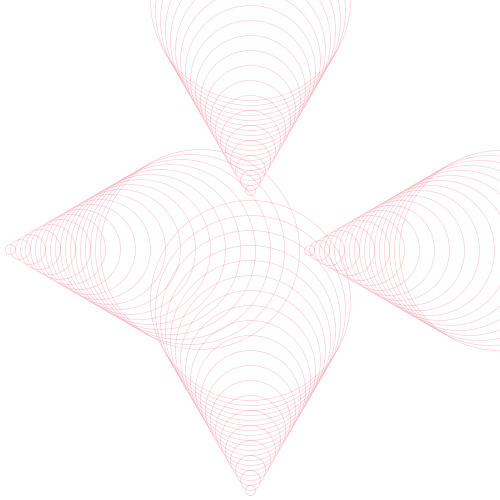
Frame 1 (no input)
Frame 60 (the mouse pressed at the canvas centre just before this capture): identical to frame 1, image omitted
Frame 120 (the mouse held since frame 60 and released just before this capture): identical to frame 1, image omitted

The Processing sketch that drew this single still picture (run headless with seeded random() and noise(); from frame 60 on, the mouse is pressed at the canvas centre):

// Processing sketch: processing_158614
// ── processing_158614.pde

float theta = 0;
int passo = 10;
int pos = 50;
int diametro = 200;

void setup() {
  size(500, 500);
  ellipseMode(CENTER);
  noFill();
}

void draw() {  
  background(255);
  translate(width/2, height/2); // Posiciona a matriz no meio da tela para desenhar a partir  do centro
  strokeWeight(0.7);
  stroke(250, 100, 120, 80);
  //float theta = HALF_PI*mouseX / width;  


  if (keyPressed && key == CODED) {
    if (keyCode == RIGHT) {
      theta +=1;
    }
    if (keyCode == LEFT) {
      theta -=1;
    }
    if (keyCode == UP) {
      pos +=1;
    }
    if (keyCode == DOWN) {
      pos -=1;
    }
    if (keyCode == CONTROL) {
      diametro +=1;
    }
    if (keyCode == ALT) {
      diametro -=1;
    }
  }

  for (int i = 0;i < diametro; i += passo) {
    rotate(radians(theta));
    ellipse(0, 0+pos+i, diametro-i, diametro-i);
  }  
  for (int i = 0;i <= diametro; i += passo) {
    rotate(radians(theta)*-1);
    ellipse(0, (0+pos)*-1-i, i, i);
  }
  rotate(HALF_PI);
  for (int i = 0;i < diametro; i += passo) {
    rotate(radians(theta));
    ellipse(0, 0+pos+i, diametro-i, diametro-i);
  }  
  for (int i = 0;i <= diametro; i += passo) {
    rotate(radians(theta)*-1);
    ellipse(0, (0+pos)*-1-i, i, i);
  }

  println(theta, pos, passo);
}
